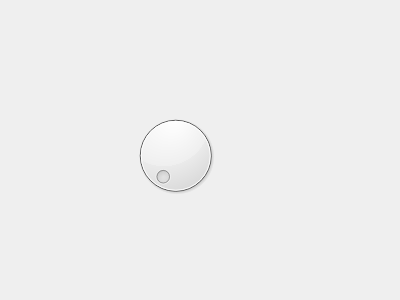
<?xml version="1.0" encoding="UTF-8"?>
<ui version="4.0">
 <class>dial_pong_dialog</class>
 <widget class="QDialog" name="dial_pong_dialog">
  <property name="geometry">
   <rect>
    <x>0</x>
    <y>0</y>
    <width>400</width>
    <height>300</height>
   </rect>
  </property>
  <property name="windowTitle">
   <string>dial_pong_dialog</string>
  </property>
  <widget class="QDial" name="dial">
   <property name="geometry">
    <rect>
     <x>130</x>
     <y>110</y>
     <width>91</width>
     <height>91</height>
    </rect>
   </property>
  </widget>
 </widget>
 <layoutdefault spacing="6" margin="11"/>
 <resources/>
 <connections/>
</ui>
